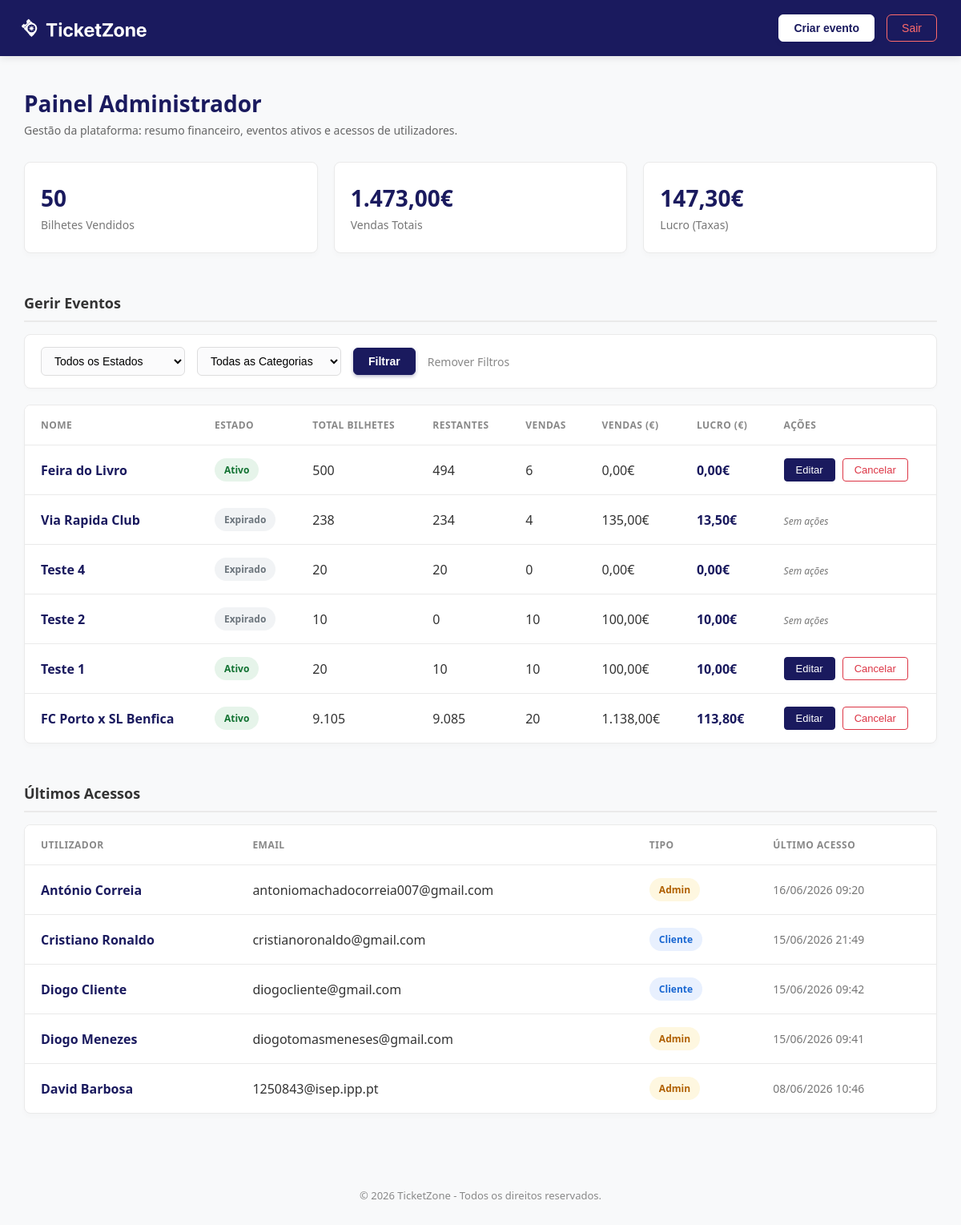
The page /admin.php (signed in) on the database as committed earlier.
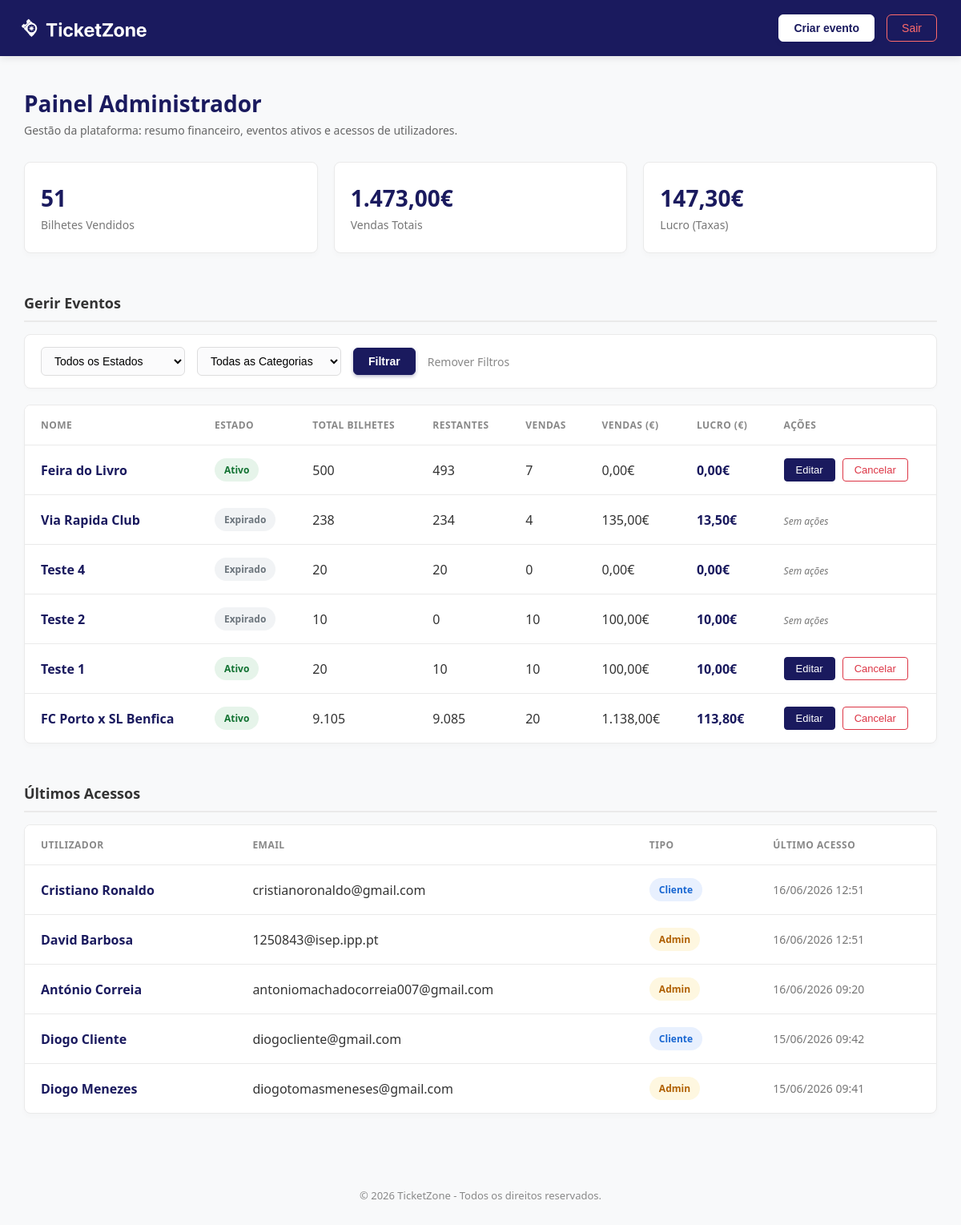
The same page on the database as committed later.
### tables this page shows
CREATE TABLE eventos (
            id INTEGER PRIMARY KEY AUTOINCREMENT,
            nome TEXT NOT NULL,
            descricao TEXT,
            data_inicio TEXT NOT NULL,
            data_fim TEXT NOT NULL,
            local TEXT NOT NULL,
            imagem TEXT,
            estado TEXT DEFAULT 'ativo' CHECK(estado IN ('ativo', 'cancelado', 'expirado')),
            id_categoria INTEGER,
            id_admin INTEGER,
            FOREIGN KEY (id_categoria) REFERENCES categorias(id),
            FOREIGN KEY (id_admin) REFERENCES utilizadores(id)
        );

CREATE TABLE utilizadores (
        id INTEGER PRIMARY KEY AUTOINCREMENT,
        username TEXT NOT NULL UNIQUE,
        email TEXT NOT NULL UNIQUE,
        password_hash TEXT NOT NULL,
        tipo TEXT NOT NULL CHECK(tipo IN ('cliente', 'admin')),
        data_registo TEXT DEFAULT CURRENT_TIMESTAMP,
        ultimo_acesso TEXT
    );

### scripts/carregar_eventos.php (called while the page is built, shortened)
<?php
$db = new SQLite3(__DIR__ . '/../ticketzone.db');
$query_atualizar = "
    UPDATE eventos
    SET estado = 'expirado'
    WHERE estado = 'ativo'
    AND replace(data_fim, 'T', ' ') < datetime('now', 'localtime')
";
$db->exec($query_atualizar);
$where_clauses = [];
$where_sql = count($where_clauses) > 0 ? "WHERE " . implode(" AND ", $where_clauses) : "";
$query = "
    SELECT
        e.id,
        e.nome,
        e.estado,
        e.id_categoria,
        (SELECT COALESCE(SUM(qtd_total), 0) FROM tipos_bilhete WHERE id_evento = e.id) AS lotacao_total,
        (SELECT COALESCE(SUM(qtd_disponivel), 0) FROM tipos_bilhete WHERE id_evento = e.id) AS bilhetes_restantes,
        (SELECT COALESCE(SUM(ic.quantidade), 0) FROM itens_compra ic JOIN tipos_bilhete tb ON tb.id = ic.id_tipo_bilhete JOIN compras c ON c.id = ic.id_compra WHERE tb.id_evento = e.id AND c.estado IN ('concluida', 'pago')) AS bilhetes_vendidos,
        (SELECT COALESCE(SUM(ic.quantidade * ic.preco_unitario), 0) FROM itens_compra ic JOIN tipos_bilhete tb ON tb.id = ic.id_tipo_bilhete JOIN compras c ON c.id = ic.id_compra WHERE tb.id_evento = e.id AND c.estado IN ('concluida', 'pago')) AS total_vendas,
        (SELECT COALESCE(SUM(p.taxa_plataforma), 0) FROM pagamentos p JOIN compras c ON c.id = p.id_compra WHERE c.estado IN ('concluida', 'pago') AND c.id IN (SELECT ic.id_compra FROM itens_compra ic JOIN tipos_bilhete tb ON tb.id = ic.id_tipo_bilhete WHERE tb.id_evento = e.id)) AS lucro_plataforma
    FROM eventos e
    $where_sql
    ORDER BY e.id DESC
";
$stmt = $db->prepare($query);
$resultado = $stmt->execute();
$eventos = [];
while ($linha = $resultado->fetchArray(SQLITE3_ASSOC)) {
    $eventos[] = $linha;
}
?>

### scripts/carregar_entradas.php (called while the page is built, shortened)
<?php
$db = new SQLite3(__DIR__ . '/../ticketzone.db');
$query = "
    SELECT
        username,
        email,
        tipo,
        ultimo_acesso
    FROM utilizadores
    WHERE ultimo_acesso IS NOT NULL
    ORDER BY ultimo_acesso DESC
    LIMIT 50
";
$resultado = $db->query($query);
$entradas = [];
while ($linha = $resultado->fetchArray(SQLITE3_ASSOC)) {
    $entradas[] = $linha;
}
?>

### admin.php (the view, shortened to what this page needs)
<?php
require_once __DIR__ . '/scripts/carregar_eventos.php';
require_once __DIR__ . '/scripts/carregar_entradas.php';
$total_bilhetes_geral = 0;
$total_vendas_geral   = 0;
$total_lucro_geral    = 0;
foreach ($eventos as $evento) {
    $total_bilhetes_geral += $evento['bilhetes_vendidos'];
    $total_vendas_geral   += $evento['total_vendas'];
    $total_lucro_geral    += $evento['lucro_plataforma'];
}
?>
<!DOCTYPE html>
<html lang="pt">
<head>
    <link rel="stylesheet" href="styles/admin.css?v=<?= time() ?>" />
</head>
<body>
    <nav>
        <div class="logo-nav">
            <img src="images/logo.png" alt="Logo TicketZone" />
        </div>
        <div class="botoes-nav">
            <button class="botao botao-criar" onclick="location.href='eventos.php'">Criar evento</button>
            <button class="botao botao-sair" onclick="location.href='scripts/logout.php'">Sair</button>
        </div>
    </nav>
    <main>
        <div class="cabecalho-pagina">
            <h2>Painel Administrador</h2>
            <p>Gestão da plataforma: resumo financeiro, eventos ativos e acessos de utilizadores.</p>
        </div>
        <div class="resumo-cards">
            <div class="card">
                <div class="card-numero"><?= number_format($total_bilhetes_geral, 0, ',', '.') ?></div>
                <div class="card-titulo">Bilhetes Vendidos</div>
            </div>
            <div class="card">
                <div class="card-numero"><?= number_format($total_vendas_geral, 2, ',', '.') ?>€</div>
                <div class="card-titulo">Vendas Totais</div>
            </div>
            <div class="card">
                <div class="card-numero"><?= number_format($total_lucro_geral, 2, ',', '.') ?>€</div>
                <div class="card-titulo">Lucro (Taxas)</div>
            </div>
        </div>
        <h3 class="titulo-seccao">Gerir Eventos</h3>
        <div class="filtro-bar">
            <form method="GET" action="admin.php">
                <select name="estado">
                    <option value="todos" <?= (isset($_GET['estado']) && $_GET['estado'] == 'todos') ? 'selected' : '' ?>>Todos os Estados</option>
                </select>
                <select name="categoria">
                    <option value="0">Todas as Categorias</option>
                </select>
                <button type="submit" class="botao botao-criar" style="padding: 8px 18px;">Filtrar</button>
                <a href="admin.php" class="botao-limpar">Remover Filtros</a>
            </form>
        </div>
        <div class="tabela-container">
            <table class="tabela-moderna">
                <thead>
                    <tr>
                        <th>Nome</th>
                        <th>Estado</th>
                        <th>Total Bilhetes</th>
                        <th>Restantes</th>
                        <th>Vendas</th>
                        <th>Vendas (€)</th>
                        <th>Lucro (€)</th>
                        <th>Ações</th>
                    </tr>
                </thead>
                <tbody>
                    <?php if (empty($eventos)): ?>
                        <tr>
                            <td colspan="8" style="text-align: center; color: #888; padding: 30px;">
                                Nenhum evento encontrado para estes filtros.
                            </td>
                        </tr>
                    <?php else: ?>
                        <?php foreach ($eventos as $evento): ?>
                            <tr>
                                <td class="destaque-nome"><?= htmlspecialchars($evento['nome']) ?></td>
                                <?php
                                    $est = strtolower($evento['estado']);
                                    if ($est === 'ativo') {
                                        $classe_badge = 'badge-ativo';
                                    } elseif ($est === 'expirado') {
                                        $classe_badge = 'badge-expirado';
                                    } else {
                                        $classe_badge = 'badge-cancelado';
                                    }
                                ?>
                                <td>
                                    <span class="badge <?= $classe_badge ?>">
                                        <?= ucfirst(htmlspecialchars($evento['estado'])) ?>
                                    </span>
                                </td>
                                <td><?= number_format($evento['lotacao_total'], 0, ',', '.') ?></td>
                                <td><?= number_format($evento['lotacao_total'] - $evento['bilhetes_vendidos'], 0, ',', '.') ?></td>
                                <td><?= number_format($evento['bilhetes_vendidos'], 0, ',', '.') ?></td>
                                <td><?= number_format($evento['total_vendas'], 2, ',', '.') ?>€</td>
                                <td class="destaque-lucro"><?= number_format($evento['lucro_plataforma'], 2, ',', '.') ?>€</td>
                                <td>
                                    <?php if ($est === 'ativo'): ?>
                                        <button class="botao-editar" onclick="location.href='eventos.php?id=<?= $evento['id'] ?>'">
                                            Editar
                                        </button>
                                        <button class="botao-cancelar" onclick="location.href='scripts/cancelar_evento.php?id=<?= $evento['id'] ?>'">
                                            Cancelar
                                        </button>
                                    <?php elseif ($est === 'cancelado'): ?>
                                        <button class="botao-reativar" onclick="location.href='scripts/reativar_evento.php?id=<?= $evento['id'] ?>'">
                                            Reativar
                                        </button>
                                    <?php elseif ($est === 'expirado'): ?>
                                        <span class="texto-secundario" style="font-size: 12px; font-style: italic;">Sem ações</span>
                                    <?php endif; ?>
                                </td>
                            </tr>
                        <?php endforeach; ?>
                    <?php endif; ?>
                </tbody>
            </table>
        </div>
        <h3 class="titulo-seccao">Últimos Acessos</h3>
        <div class="tabela-container">
            <table class="tabela-moderna">
                <thead>
                    <tr>
                        <th>Utilizador</th>
                        <th>Email</th>
                        <th>Tipo</th>
                        <th>Último Acesso</th>
                    </tr>
                </thead>
                <tbody>
                    <?php if (empty($entradas)): ?>
                        <tr>
                            <td colspan="4" style="text-align: center; color: #888; padding: 30px;">
                                Nenhum acesso registado.
                            </td>
                        </tr>
                    <?php else: ?>
                        <?php foreach ($entradas as $entrada): ?>
                            <tr>
                                <td class="destaque-nome"><?= htmlspecialchars($entrada['username']) ?></td>
                                <td><?= htmlspecialchars($entrada['email']) ?></td>
                                <?php $classe_tipo = strtolower($entrada['tipo']) === 'admin' ? 'badge-admin' : 'badge-cliente'; ?>
                                <td>
                                    <span class="badge <?= $classe_tipo ?>">
                                        <?= ucfirst(htmlspecialchars($entrada['tipo'])) ?>
                                    </span>
                                </td>
                                <td class="texto-secundario">
                                    <?php
                                        $timestamp = strtotime($entrada['ultimo_acesso']);
                                        echo date('d/m/Y H:i', $timestamp);
                                    ?>
                                </td>
                            </tr>
                        <?php endforeach; ?>
                    <?php endif; ?>
                </tbody>
            </table>
        </div>
    </main>
    <footer>
        <p>© 2026 TicketZone - Todos os direitos reservados.</p>
    </footer>
</body>
</html>

### styles/admin.css (style rules this page uses)
body { font-family: 'Segoe UI', Tahoma, Geneva, Verdana, sans-serif; background-color: #f8f9fa; margin: 0; padding: 0; color: #333; }
nav { background-color: #1a1a5e; padding: 0px 30px; display: flex; justify-content: space-between; align-items: center; height: 70px; box-shadow: 0 2px 10px rgba(0,0,0,0.1); }
.logo-nav { color: white; font-size: 20px; font-weight: bold; display: flex; align-items: center; }
.logo-nav img { height: 300px; margin-left: -80px; display: block; }
.botoes-nav { display: flex; gap: 15px; }
.botao { padding: 8px 18px; border-radius: 6px; font-size: 14px; font-weight: 500; cursor: pointer; transition: all 0.3s ease; display: inline-flex; align-items: center; justify-content: center; }
.botao-criar { background-color: #1a1a5e; color: white; border: 1px solid #1a1a5e; box-shadow: 0 2px 4px rgba(26, 26, 94, 0.3); font-weight: 600; }
nav .botao-criar { background-color: white; color: #1a1a5e; border: 1px solid white; }
.botao-sair { background-color: transparent; color: #ff6b6b; border: 1px solid #ff6b6b; }
main { max-width: 95%; margin: 40px auto; padding: 0 20px; }
.cabecalho-pagina { margin-bottom: 30px; }
.cabecalho-pagina h2 { margin: 0; font-size: 28px; color: #1a1a5e; }
.cabecalho-pagina p { color: #666; margin-top: 5px; font-size: 14px; }
.titulo-seccao { margin-top: 50px; margin-bottom: 15px; color: #333; font-size: 18px; border-bottom: 2px solid #eaeaea; padding-bottom: 10px; }
.resumo-cards { display: flex; gap: 20px; margin-bottom: 40px; flex-wrap: wrap; }
.card { background-color: white; border: 1px solid #eaeaea; border-radius: 8px; padding: 25px 20px; flex: 1; min-width: 250px; box-shadow: 0 4px 6px rgba(0,0,0,0.02); transition: transform 0.2s ease; }
.card-numero { font-size: 28px; font-weight: bold; color: #1a1a5e; margin-bottom: 5px; }
.card-titulo { font-size: 14px; color: #777; font-weight: 500; }
.filtro-bar { background-color: white; padding: 15px 20px; border-radius: 8px; border: 1px solid #eaeaea; box-shadow: 0 2px 4px rgba(0,0,0,0.02); margin-bottom: 20px; }
.filtro-bar form { display: flex; gap: 15px; align-items: center; }
.filtro-bar select { padding: 8px 12px; border: 1px solid #ddd; border-radius: 6px; font-size: 14px; background-color: #fbfbfc; outline: none; transition: all 0.2s; min-width: 180px; }
.botao-limpar { color: #888; text-decoration: none; font-size: 14px; font-weight: 500; transition: color 0.2s; }
.tabela-container { background: white; border-radius: 8px; border: 1px solid #eaeaea; box-shadow: 0 4px 6px rgba(0,0,0,0.02); overflow-x: auto; }
.tabela-moderna { width: 100%; border-collapse: collapse; }
.tabela-moderna th, .tabela-moderna td { padding: 16px 20px; text-align: left; white-space: nowrap; border-bottom: 1px solid #eaeaea; }
.tabela-moderna tbody tr:last-child td { border-bottom: none; }
.tabela-moderna th { background-color: #ffffff; color: #888; font-size: 12px; font-weight: 600; text-transform: uppercase; letter-spacing: 0.5px; }
.destaque-nome { font-weight: 600; color: #1a1a5e; }
.destaque-lucro { font-weight: bold; color: #1a1a5e; }
.texto-secundario { color: #777; font-size: 14px; }
.badge { padding: 6px 12px; border-radius: 20px; font-size: 12px; font-weight: 600; display: inline-block; }
.badge-ativo { background-color: #e6f4ea; color: #137333; }
.badge-expirado { background-color: #f1f3f5; color: #6c757d; }
.badge-admin { background-color: #fef7e0; color: #b06000; }
.badge-cliente { background-color: #e8f0fe; color: #1967d2; }
.botao-editar, .botao-cancelar, .botao-reativar { padding: 6px 14px; border-radius: 4px; font-size: 13px; font-weight: 500; cursor: pointer; margin-right: 5px; transition: all 0.2s ease; }
.botao-editar { background-color: #1a1a5e; color: white; border: 1px solid #1a1a5e; }
.botao-cancelar { background-color: white; color: #dc3545; border: 1px solid #dc3545; }
footer { text-align: center; padding: 20px; font-size: 13px; color: #888; margin-top: 60px; }

Rows that differ between the two databases and show on the page:
computed for eventos "Feira do Livro": bilhetes_vendidos "494" → "493"; bilhetes_vendidos "6" → "7"
changed utilizadores "Cristiano Ronaldo": ultimo_acesso "15/06/2026 21:49" → "16/06/2026 12:51"; moves up the list
changed utilizadores "David Barbosa": ultimo_acesso "08/06/2026 10:46" → "16/06/2026 12:51"; moves up the list
Other text that changed with them:
$total_bilhetes_geral: "50" → "51"
